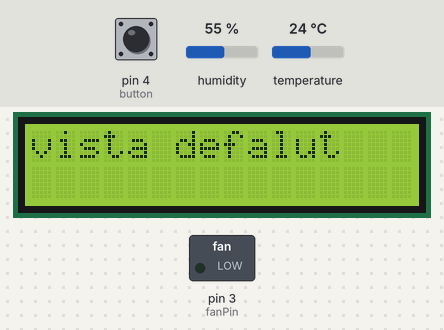
Bench run of a program on a simulated Arduino Uno, built with avr-gcc and run on an emulated ATmega328P. Parts: 16×2 character LCD, switched loads named in the program (green lamp = pin HIGH). The test bench sets the inputs (shaded band); at power-on: pin 4 (button) LOW, temperature 24 °C, humidity 55 %. What the program prints to the serial monitor is not drawn.

Above: at 1.2 s.
1.3 s: pin 4 (button) pulled HIGH for 0.15 s
At 4.1 s:
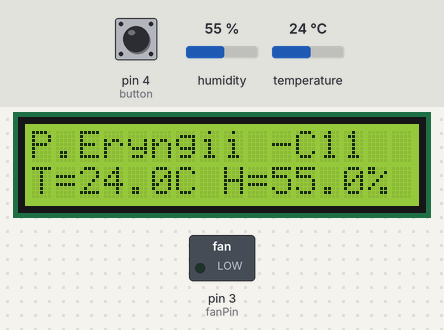
4.5 s: temperature set to 3 °C
At 6.4 s:
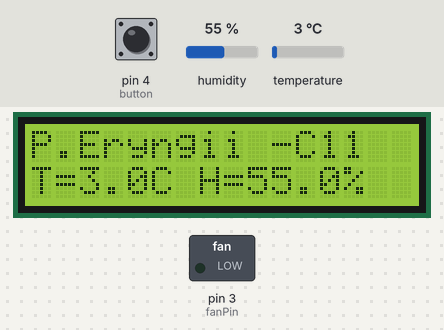
7.5 s: pin 4 (button) pulled HIGH for 1 s
At 8.6 s:
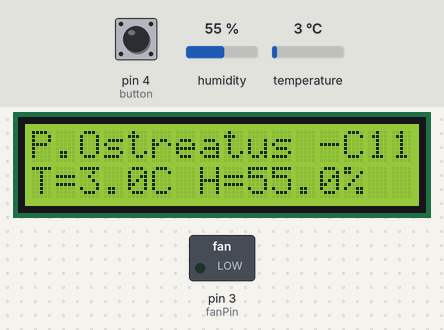
10.0 s: temperature set to 12 °C
At 12.4 s:
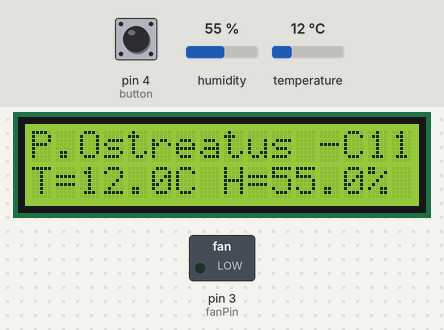
13.5 s: humidity set to 59 %
At 15.9 s:
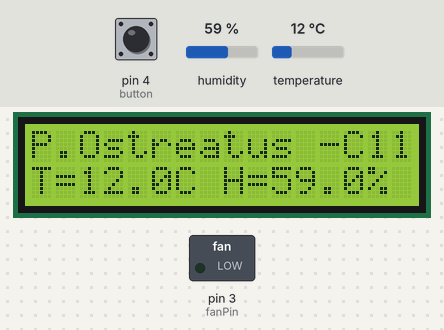
16.5 s: humidity set to 62 %
At 19.4 s:
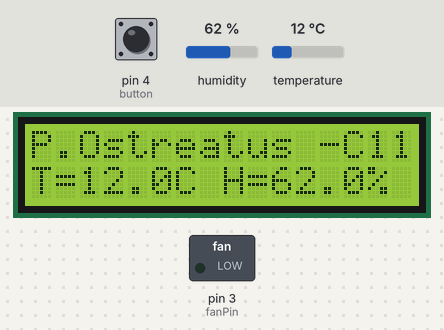
Timing chart, 0 to 20.9 s (numbered marks = the images above; inputs shaded):
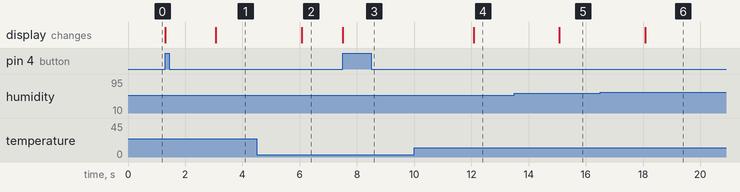

Measured:
- after the input at 1.3 s, the display: first changes at once (image 1 shows a later state)
- after the input at 4.5 s, the display: changes after 1.6 s (image 2)
- after the input at 7.5 s, the display: changes at once (image 3)
- after the input at 10.0 s, the display: changes after 2.1 s (image 4)
- after the input at 13.5 s, the display: changes after 1.6 s (image 5)
- after the input at 16.5 s, the display: changes after 1.6 s (image 6)

The program:

main.cpp
```cpp
#include <Arduino.h>
#include "dht_nonblocking.h"
#include "LiquidCrystal.h"

// definitions
#define DHT_SENSOR_TYPE DHT_TYPE_11

static const int DHT_SENSOR_PIN = 2;

int fanPin = 3; //led rojo
int button = 4; //boton pulldown
int buttonFlag;
int ledVerde = 5;
int vista;
LiquidCrystal lcd(7, 8, 9, 10, 11, 12);
DHT_nonblocking dht_sensor( DHT_SENSOR_PIN, DHT_SENSOR_TYPE );

//Functions
static bool measure_environment( float *temperature, float *humidity )
{
  static unsigned long measurement_timestamp = millis( );
  /* Measure once every four seconds. */
  if( millis( ) - measurement_timestamp > 3000ul )
  {
    if( dht_sensor.measure( temperature, humidity ) == true )
    {
      measurement_timestamp = millis( );
      return( true );
    }
  }
  return( false );
}

void setup() {
  vista=0;
  pinMode(fanPin, OUTPUT);
  lcd.begin(16, 2);
 // lcd.print("P.Ostreatus -C23");
  //lcd.print("P.Eryngii -C17");
  lcd.print("P.Djamor -C08");
  Serial.begin(9600);
}

void loop( )
{
  float temperature;
  float humidity;
  //Measure temperature and humidity.  If the functions returns true, then a measurement is available.
  if( measure_environment( &temperature, &humidity ) == true )
  {
    Serial.print( "T = " );
    Serial.print( temperature, 1 );
    Serial.print( " deg. C, H = " );
    Serial.print( humidity, 1 );
    Serial.println( "%" );
    lcd.setCursor(0, 1);
    lcd.print( "T=" );
    lcd.print( temperature, 1 );
    lcd.print( "C H=" );
    lcd.print( humidity, 1 );
    lcd.println( "% " );


  }
  // lcd.setCursor(0, 1);
  // lcd.print(millis() / 1000.0);
  if(digitalRead(button)==HIGH){
    if(buttonFlag==0){
    vista++;
    buttonFlag=1;
    digitalWrite(ledVerde, HIGH);
    };
  }else{
    if(buttonFlag==1){
    buttonFlag=0;
    digitalWrite(ledVerde, LOW);
    }
  }

  if (humidity > 60){
    digitalWrite(fanPin, HIGH);
  }else{
    digitalWrite(fanPin, LOW);
  }

  vista>4?vista=0:vista=vista;

  switch (vista)
  {
  case 1:
    //Vista 1
    lcd.setCursor(0, 0);
    lcd.print("P.Eryngii -C11  ");
    break;
  case 2:
    //Vista 2
    lcd.setCursor(0, 0);
    lcd.print("P.Ostreatus -C11");
    break;
  case 3:
    //Vista 3
    lcd.setCursor(0, 0);
    lcd.print("P.Eryngii -C88  ");
    break;
  case 4:
    //Vista 4
    lcd.setCursor(0, 0);
    lcd.print("P.Eryngii -C391 " );
    break;

  default:
    lcd.setCursor(0, 0);
    lcd.print("vista defalut   ");
    break;
  }

}
```
